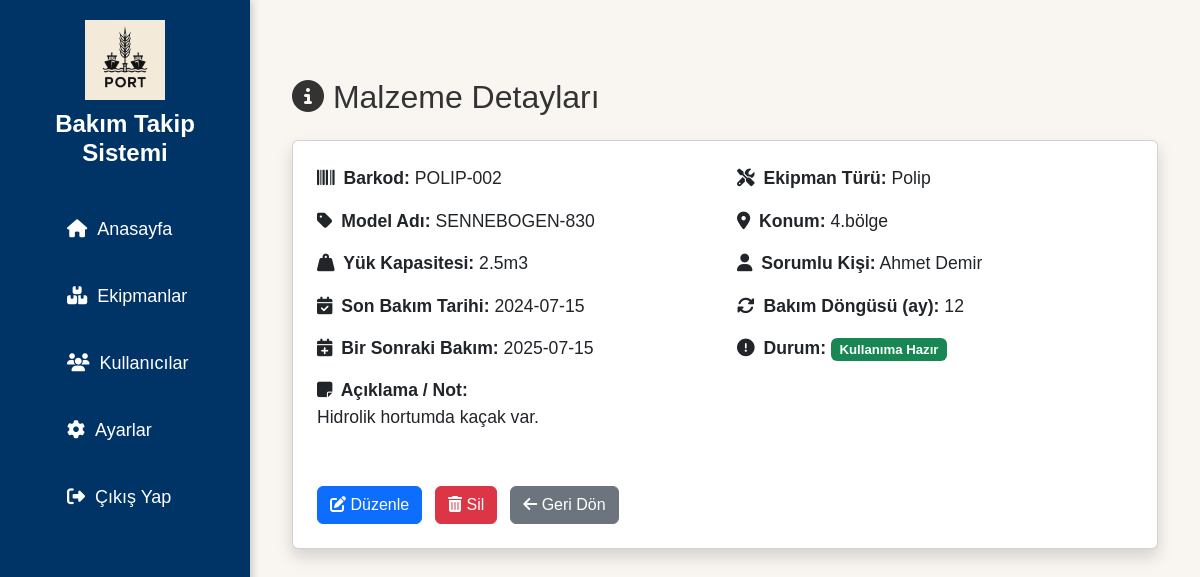
/detail/2 (signed in), run on the app's committed database.
### app/models.py (models this page shows)
class Parca(db.Model):
    __tablename__ = 'parcalar'
    id = db.Column(db.Integer, primary_key=True)
    barcode = db.Column(db.String(100), unique=True, nullable=False)
    ekipman_turu = db.Column(db.String(100), nullable=False)
    model_adi = db.Column(db.String(100), nullable=False)
    konum = db.Column(db.String(100), nullable=False)
    durum = db.Column(db.String(50), nullable=False)
    bir_sonraki_bakim = db.Column(db.Date, nullable=True)
    son_bakim_tarihi = db.Column(db.Date, nullable=True)
    bakim_dongusu = db.Column(db.String(50), nullable=True)
    bakim_durum = db.Column(db.String(50), nullable=True)  # ✅ تمت إضافته
    notlar = db.Column(db.Text, nullable=True)              # ✅ تمت إضافته
    kisa_aciklama = db.Column(db.Text, nullable=True)
    yuk_kapasitesi = db.Column(db.String(50), nullable=True)
    sorumlu_kisi = db.Column(db.String(100), nullable=True)
    created_at = db.Column(db.DateTime, default=datetime.utcnow)
    bakim_kayitlari = db.relationship('BakimKaydi', backref='parca', lazy=True)

### app/routes.py (the view)
@main.route('/detail/<int:parca_id>')
@login_required
def detail(parca_id):
    parca = Parca.query.get_or_404(parca_id)
    today = datetime.today().date()
    setting = Settings.query.first()
    uyari_gun = setting.bakim_yaklasma_gunu if setting and setting.bakim_yaklasma_gunu is not None else 30
    if parca.son_bakim_tarihi and parca.bakim_dongusu:
        try:
            ay = int(parca.bakim_dongusu)
            parca.bir_sonraki_bakim = parca.son_bakim_tarihi + relativedelta(months=ay)
        except:
            parca.bir_sonraki_bakim = None
    else:
        parca.bir_sonraki_bakim = None
    if parca.durum != 'Arızalı' and parca.bir_sonraki_bakim:
        kalan = (parca.bir_sonraki_bakim - today).days
        if kalan < 0:
            parca.durum = 'Bakım Gerekli'
        elif kalan <= uyari_gun:
            parca.durum = 'Bakım Yaklaşan'
        else:
            parca.durum = 'Kullanıma hazır'
    return render_template('detail.html', parca=parca, today=today)

### app/__init__.py (called while the page is built)
def create_app():
    app = Flask(__name__)
    app.config.from_object('config.Config')
    db.init_app(app)
    login_manager.init_app(app)
    migrate.init_app(app, db)  # ✅ جديد
    login_manager.login_view = 'auth.login'
    @login_manager.user_loader
    def load_user(user_id):
        return User.query.get(int(user_id))
    app.register_blueprint(main)
    app.register_blueprint(auth)
    app.register_blueprint(api)  # ✅ API
    return app

### app/templates/detail.html
{% extends 'layout.html' %}
{% block content %}
<div class="container mt-5">
  <h2 class="mb-4"><i class="fas fa-info-circle"></i> Malzeme Detayları</h2>
  <div class="card shadow p-4" style="font-size: 1.1rem;">
    <div class="row">
      <div class="col-md-6 mb-3">
        <p><strong><i class="fas fa-barcode me-1"></i> Barkod:</strong> {{ parca.barcode }}</p>
        <p><strong><i class="fas fa-tag me-1"></i> Model Adı:</strong> {{ parca.model_adi }}</p>
        <p><strong><i class="fas fa-weight-hanging me-1"></i> Yük Kapasitesi:</strong> {{ parca.yuk_kapasitesi }}</p>
        <p><strong><i class="fas fa-calendar-check me-1"></i> Son Bakım Tarihi:</strong> {{ parca.son_bakim_tarihi }}</p>
        <p><strong><i class="fas fa-calendar-plus me-1"></i> Bir Sonraki Bakım:</strong> {{ parca.bir_sonraki_bakim }}</p>
        <p><strong><i class="fas fa-sticky-note me-1"></i> Açıklama / Not:</strong><br>{{ parca.kisa_aciklama }}</p>
      </div>
      <div class="col-md-6 mb-3">
        <p><strong><i class="fas fa-tools me-1"></i> Ekipman Türü:</strong> {{ parca.ekipman_turu }}</p>
        <p><strong><i class="fas fa-map-marker-alt me-1"></i> Konum:</strong> {{ parca.konum }}</p>
        <p><strong><i class="fas fa-user me-1"></i> Sorumlu Kişi:</strong> {{ parca.sorumlu_kisi }}</p>
        <p><strong><i class="fas fa-sync-alt me-1"></i> Bakım Döngüsü (ay):</strong> {{ parca.bakim_dongusu }}</p>
        <p><strong><i class="fas fa-exclamation-circle me-1"></i> Durum:</strong>
          {% if parca.durum == 'Arızalı' %}
            <span class="badge bg-danger text-white">Arızalı</span>
          {% else %}
            {% set kalan_gun = (parca.bir_sonraki_bakim - today).days %}
            {% if kalan_gun < 0 %}
              <span class="badge bg-warning text-dark">Bakım Gerekli</span>
              <div class="text-muted small mt-1">Bakım tarihi geçmiş. Sistem tarafından otomatik belirlenmiştir.</div>
            {% elif kalan_gun <= 7 %}
              <span class="badge bg-info text-white">Bakımı Yaklaşan</span>
              <div class="text-muted small mt-1">Bakım tarihi yaklaşıyor. Sistem tarafından otomatik belirlenmiştir.</div>
            {% else %}
              <span class="badge bg-success text-white">Kullanıma Hazır</span>
            {% endif %}
          {% endif %}
        </p>
      </div>
    </div>
    <div class="mt-4">
      <a href="{{ url_for('main.edit', parca_id=parca.id) }}" class="btn btn-primary me-2"><i class="fas fa-edit"></i> Düzenle</a>
      <form method="POST" action="{{ url_for('main.delete_parca', parca_id=parca.id) }}" class="d-inline" onsubmit="return confirm('Silmek istediğinize emin misiniz?')">
        <button type="submit" class="btn btn-danger"><i class="fas fa-trash-alt"></i> Sil</button>
      </form>
      <a href="{{ url_for('main.malzeme_listesi') }}" class="btn btn-secondary ms-2"><i class="fas fa-arrow-left"></i> Geri Dön</a>
    </div>
  </div>
</div>
{% endblock %}

### app/static/css/style.css (style rules this page uses)
* { margin: 0; padding: 0; box-sizing: border-box; }
body { font-family: 'Poppins', sans-serif; background-color: #f3f6fa; color: #333; }
body { background-color: #f9f6f2; }

### data on the page
Parca: barcode "POLIP-002", model_adi "SENNEBOGEN-830", yuk_kapasitesi "2.5m3", son_bakim_tarihi "2024-07-15", bir_sonraki_bakim "2025-07-15", kisa_aciklama "Hidrolik hortumda kaçak var.", ekipman_turu "Polip", konum "4.bölge", sorumlu_kisi "Ahmet Demir", bakim_dongusu "12"

### other printed values
{{ setting.site_name if setting else "Bakım Takip Sistemi" }} "Bakım Takip Sistemi"
